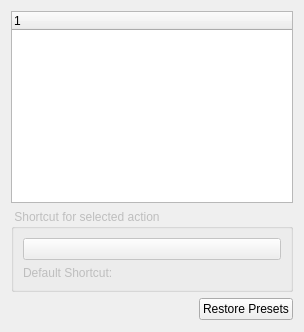
         <widget class="QWidget" name="key">
          <attribute name="title">
           <string>Key Bindings</string>
          </attribute>
          <layout class="QVBoxLayout" name="verticalLayout_12">
           <item>
            <widget class="QTreeWidget" name="keyTree">
             <property name="editTriggers">
              <set>QAbstractItemView::NoEditTriggers</set>
             </property>
             <property name="expandsOnDoubleClick">
              <bool>false</bool>
             </property>
             <column>
              <property name="text">
               <string>1</string>
              </property>
             </column>
            </widget>
           </item>
           <item>
            <widget class="QGroupBox" name="shortcutBox">
             <property name="enabled">
              <bool>false</bool>
             </property>
             <property name="title">
              <string> Shortcut for selected action </string>
             </property>
             <layout class="QVBoxLayout" name="verticalLayout_6">
              <item>
               <widget class="ShortcutButton" name="shortcutButton">
                <property name="text">
                 <string/>
                </property>
               </widget>
              </item>
              <item>
               <layout class="QHBoxLayout" name="horizontalLayout_10">
                <item>
                 <widget class="QLabel" name="label_9">
                  <property name="text">
                   <string>Default Shortcut:</string>
                  </property>
                 </widget>
                </item>
                <item>
                 <widget class="QLabel" name="defaultShortcut">
                  <property name="font">
                   <font>
                    <weight>75</weight>
                    <bold>true</bold>
                   </font>
                  </property>
                  <property name="text">
                   <string/>
                  </property>
                 </widget>
                </item>
               </layout>
              </item>
             </layout>
            </widget>
           </item>
           <item>
            <layout class="QHBoxLayout" name="horizontalLayout_12">
             <item>
              <spacer name="horizontalSpacer_7">
               <property name="orientation">
                <enum>Qt::Horizontal</enum>
               </property>
               <property name="sizeHint" stdset="0">
                <size>
                 <width>188</width>
                 <height>23</height>
                </size>
               </property>
              </spacer>
             </item>
             <item>
              <widget class="QPushButton" name="presetsButton">
               <property name="toolTip">
                <string>Restore default shortcuts</string>
               </property>
               <property name="statusTip">
                <string>Restore default shortcuts</string>
               </property>
               <property name="text">
                <string>Restore Presets</string>
               </property>
              </widget>
             </item>
            </layout>
           </item>
          </layout>
         </widget>
